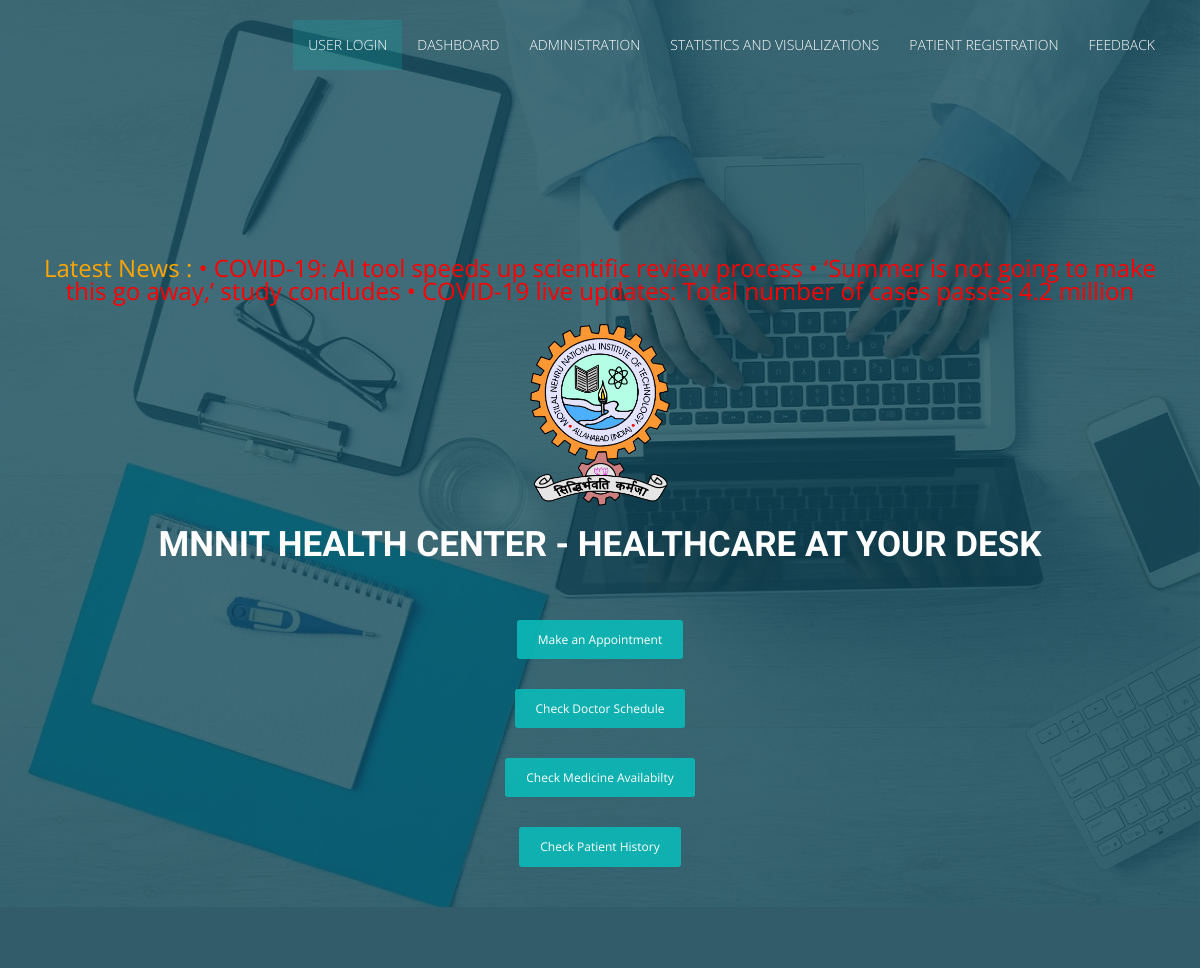
/hc/, run on the app's committed database.
### healthcenter/models.py (models this page shows)
class NewsArticle(models.Model):
    headline = models.CharField(max_length=1000)
    link = models.CharField(max_length=1000)

### healthcenter/views.py (the view)
# urls.py: path('', views.index, name='index'),
def index(request):
    art = NewsArticle.objects.all()
    return render(request, 'healthcenter/front.html',{'art':art})

### healthcenter/templates/healthcenter/front.html (shortened to what this page needs)
<!DOCTYPE html>
{% load static %}
<html lang="en">
<head>
  <link rel="stylesheet" type="text/css" href="{% static 'healthcenter/font-awesome.min.css' %}">
  <link rel="stylesheet" type="text/css" href="{% static 'healthcenter/bootstrap.min.css' %}">
  <link rel="stylesheet" type="text/css" href="{% static 'healthcenter/styless.css' %}">
</head>
<body id="myPage" data-spy="scroll" data-target=".navbar" data-offset="60">
  <section id="banner" class="banner">
    <div class="bg-color">
      <nav class="navbar navbar-default navbar-fixed-top">
        <div class="container">
          <div class="col-md-12">
            <div class="collapse navbar-collapse navbar-right" id="myNavbar">
              <ul class="nav navbar-nav">
                <li class="active"><a href="/accounts/login/">User Login</a></li>
                <li class=""><a href="/hc/dashboard">Dashboard</a></li>
                <li class=""><a href="/admin/">Administration</a></li>
                <li class=""><a href="/hc/graph">Statistics and Visualizations</a></li>
                <li class=""><a href="/hc/patientreg">Patient Registration</a></li>
                <li class=""><a href="/hc/feedback">Feedback</a></li>
              </ul>
            </div>
          </div>
        </div>
      </nav>
      <div class="container">
        <div class="row">
          <div class="banner-info">
            <div class="banner-logo text-center">
              <div class="alert alert-light" role="alert">
              </div>
              <div class="alert alert-light" role="alert">
                <marquee width="100%" direction="left" height="30px">
                  <font size=5 color='orange'>Latest News :{% for h in art%} <a href={{h.link}} style="color:red">{{h.headline}} </a> {% endfor %} </font>
                  </marquee>
              </div>
              <img src="{% static 'healthcenter/images/logo.png' %}" class="img-responsive" style="width: 140px; margin-top: -16px;">
            </div>
            <div class="banner-text text-center">
              <h1 class="white">MNNIT Health Center - Healthcare at your desk</h1>
              <a href="/hc/opdreg" class="btn btn-appoint">Make an Appointment</a><br>
              <a href="/hc/docavail" class="btn btn-appoint">Check Doctor Schedule</a><br>
              <a href="/hc/medavail" class="btn btn-appoint">Check Medicine Availabilty</a><br>
              <a href="/hc/checkhis" class="btn btn-appoint">Check Patient History</a><br>
              <br><br>
            </div>
          </div>
        </div>
      </div>
    </div>
  </section>
  <footer id="footer">
    <div class="footer-line">
      <div class="container">
        <div class="row">
          <div class="col-md-12 text-center">
          </div>
        </div>
      </div>
    </div>
  </footer>
</body>
</html>

### healthcenter/static/healthcenter/styless.css (style rules this page uses)
body { font-family: 'Open Sans', sans-serif; line-height: 20px; color: #999999; font-size: 300; font-size: 16px; }
ol, ul { list-style: none; }
h1, h2, h3, h4, h5, h6 { font-family: 'Raleway', sans-serif; font-weight: 600; color: #222222; }
a, a:hover, a:focus, a:active { outline: none; }
.navbar { margin-bottom: 0px; border: 0px; }
.navbar { border-radius: 0px; }
.navbar-default { background-color: #fff; padding: 20px 0; transition: all 0.3s; }
.navbar-default { background-color: transparent; border: 0px; }
.white, .white:hover, .white:focus { color: #fff; width: 100% !important; }
.navbar-default .navbar-nav > .active > a, .navbar-default .navbar-nav > .active > a:focus, .navbar-default .navbar-nav > .active > a:hover { color: #fff; text-transform: uppercase; background-color: rgba(12, 184, 182, 0.21); }
.navbar-default .navbar-nav > li > a { color: #fff; text-transform: uppercase; font-size: 14px; font-weight: 300; }
#banner { background: url('./images/bg-banner.jpg') no-repeat fixed; background-size: cover; min-height: 650px; position: relative; }
.bg-color { background-color: RGBA(13, 70, 83, 0.78); min-height: 650px; }
.banner-info { padding-top: 190px; }
.banner-logo img { display: inline-block; }
.banner-text { color: #fff; }
.banner-text h1 { font-family: 'Candal', sans-serif; font-size: 35px; text-transform: uppercase; padding-bottom:15px; }
.btn-appoint, .btn-appoint:hover, .btn-appoint:focus { margin-top: 30px; padding: 10px 20px; font-size: 12px; background-color: rgba(12, 184, 182, 0.91); border-radius: 3px; color: #fff; }
.white { color: #fff; }
#footer { background-color: #325C6A; }
.footer-line { padding: 30px 0px; color: #fff; }

### data on the page
NewsArticle: headline "• COVID-19: AI tool speeds up scientific review process"
NewsArticle: headline "• ‘Summer is not going to make this go away,’ study concludes"
NewsArticle: headline "• COVID-19 live updates: Total number of cases passes 4.2 million"
